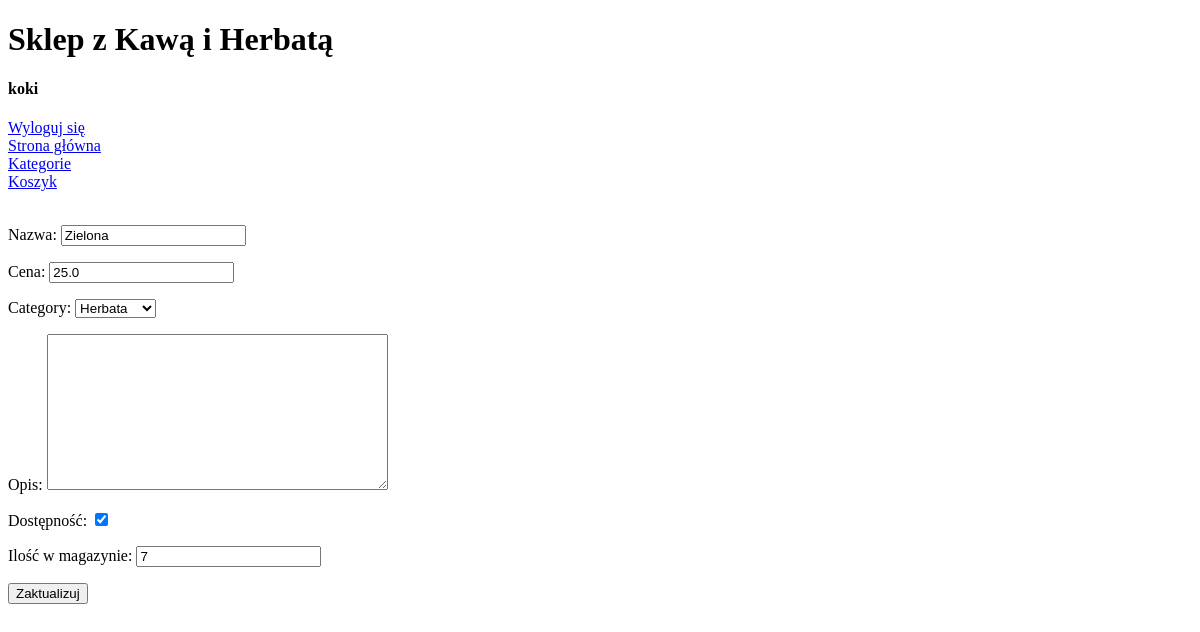
The page /product/5/update/ (signed in) on the database as committed earlier.
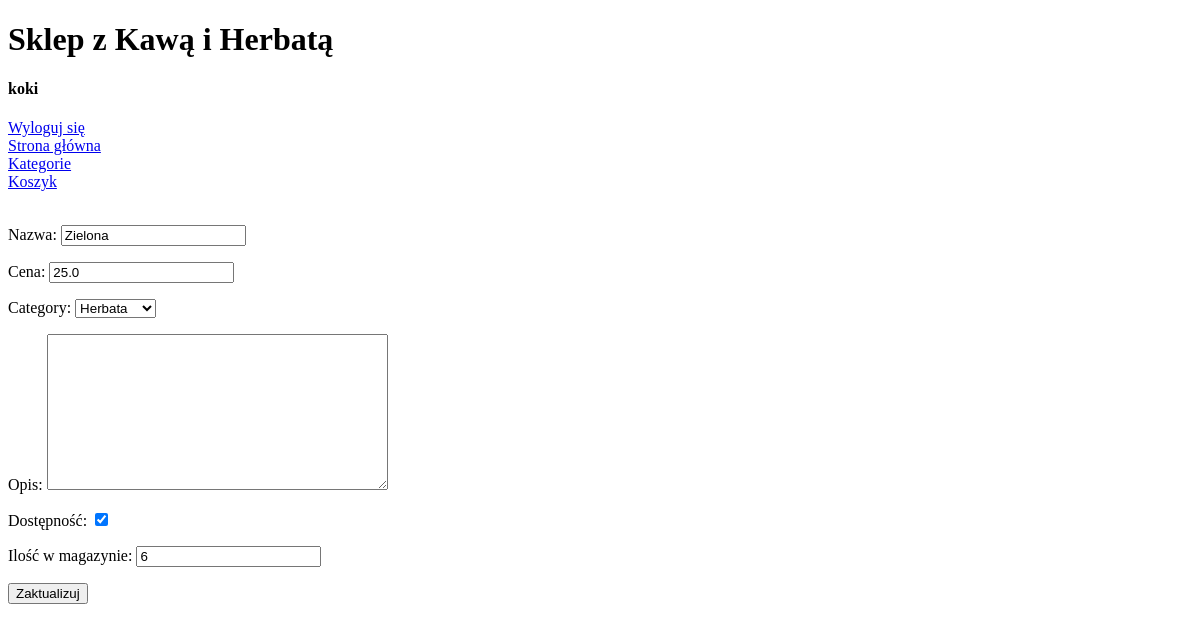
The same page on the database as committed later.
### mysite/models.py (models this page shows, shortened)
class Product(models.Model):
    name = models.CharField('Nazwa', max_length=50, null=True, blank=True)
    price =  models.FloatField('Cena', validators=[MinValueValidator(0)])
    category = models.ForeignKey(Category, models.PROTECT, 'Kategoria', null=True, blank=True)
    description = models.TextField('Opis', null=True, blank=True)
    availability = models.BooleanField('Dostępność')
    quantity = models.PositiveIntegerField('Ilość w magazynie')

class Category(models.Model):
    name = models.CharField('Nazwa', max_length=50, unique=True)
    def __str__(self):
        return f'{self.name}'

### mysite/views.py (the view, shortened to what this page needs)
# urls.py: path('product/<int:pk>/update/', views.UpdateProductView.as_view(), name="update-product"),
class UpdateProductView(UpdateView):
    model = Product
    form_class = ProductForm
    template_name = 'mysite/product/update_product_form.html'

### mysite/forms.py
class ProductForm(ModelForm):
    class Meta:
        model = Product
        fields = '__all__'

### mysite/templates/mysite/product/update_product_form.html (shortened to what this page needs)
{% extends "base.html" %}
{% block content %}
    {% if user.is_superuser %}
        <form method="post">
            {{ form.as_p }}
            <input type="submit" value="Zaktualizuj">
        </form>
    {% endif %}
{% endblock %}

Rows that differ between the two databases and show on the page:
changed Product "Herbata": quantity "7" → "6"
